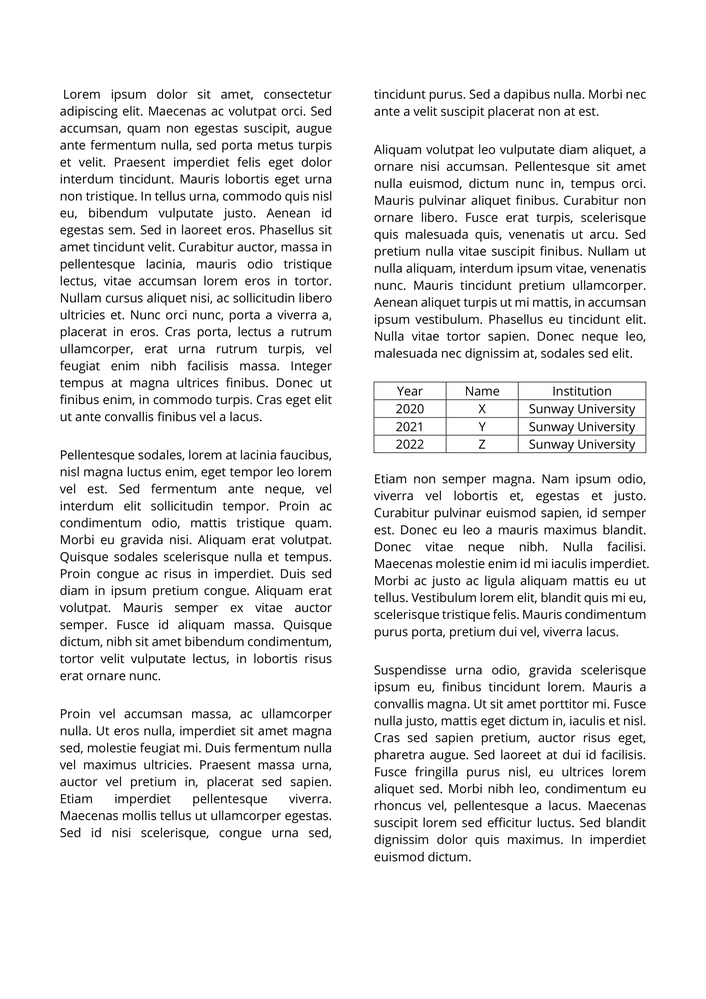
#> input picture Part B/008.png, 706 x 999 px, shrunk from 1654 x 2339 before the run
$ python main.py
#> lines starting #> are read from the running program, lines starting #| are printed output that depends on the picture; after the words box and inside, x2 and y2 are one past the last pixel; in counts of white or black regions, pixels touching at a corner belong together
import cv2
import numpy as np

# Function to remove table spanning all columns
def remove_long_table(ncol):
    table_row = []
    horizontal_projection1 = np.sum(
        binarizedImage, axis=1)
    # If the value of horizontal projection of a row is larger than 80% of
    # the width of paper, it is identified as the table border
    for row in range (horizontal_projection1.shape[0]):
        if horizontal_projection1[row] > 0.8 * ncol:
            table_row.append(row)
    # Set the region between borders of the table to be white colour,
    # removing the table from the paper
    if len(table_row) > 0:
        binarizedImage[table_row[0] : table_row[-1] + 1] = 0

# Function to extract paragraph starting and ending pixel values vertically
def vertical_extraction(binarizedImage):
    vertical_projection = np.sum(binarizedImage, axis=0)
    state = False
    first_pixel = []

    for column in range (vertical_projection.shape[0]):
        # When state changes from false to true, it indicates the starting point
        # of the paragraph, so add the pixel into the list
        if state == False:
            if vertical_projection[column] >= 1:
                state = True
                first_pixel.append(column)
        # When state changes from true to false, it indicates the ending point
        # of the paragraph, so add the pixel into the list
        if state == True:
            if vertical_projection[column] == 0:
                state = False
                first_pixel.append(column)
    return first_pixel

# Function to extract paragraph starting and ending pixel values horizontally
def horizontal_extraction(binarizedImage, interchange_pixel, col):
    state = False
    first_pixel = []
    row_pixel = []

    # Select region based on the col parameter, selected region = (2col-2, 2col-1)
    horizontal_projection_col = np.sum(binarizedImage[:,
                                interchange_pixel[col * 2 - 2]:
                                interchange_pixel[col * 2 - 1]], axis=1)

    for column in range(horizontal_projection_col.shape[0]):
        # When state changes from false to true, it is the starting point of
        # the paragraph/sentence, so add the pixel into the list
        if state == False:
            if horizontal_projection_col[column] >= 1:
                state = True
                first_pixel.append(column)
        # When state changes from true to false, it is the ending point of the
        # paragraph/sentence, so add the pixel into the list
        if state == True:
            if horizontal_projection_col[column] == 0:
                state = False
                first_pixel.append(column)

    # Append the starting point of the paragraph into the row_pixel
    row_pixel.append(first_pixel[0])

    difference = []

    # Calculate the differences between pixel value to differentiate between
    # paragraphs and sentences. Gaps between paragraphs should be much larger
    # than gaps between sentences
    for pixel_index in range(len(first_pixel) - 1):
        difference.append(first_pixel[pixel_index + 1] - first_pixel[pixel_index])

    for difference_index in range(len(difference)):
        # If difference is larger than the sentence gap threshold, it is considered as
        # starting and ending point of paragraph, append the value into row_pixel
        sentence_gap_size = 30
        gap_between_paragraph = 100
        if difference[difference_index] > sentence_gap_size * 1.5 and \
        difference[difference_index] < gap_between_paragraph:
            row_pixel.append(first_pixel[difference_index])
            row_pixel.append(first_pixel[difference_index + 1])

    # append the ending point of the paragraph into the row_pixel
    row_pixel.append(first_pixel[-1] + 1)

    return row_pixel

# Function to get the interchange pixel between white gap
# and content (used to determine if its an image)
def horizontal_extraction_image(binarizedImage, col):
    state = False
    first_pixel = []

    horizontal_projection_col = np.sum(binarizedImage, axis=1)
    for column in range(horizontal_projection_col.shape[0]):
        if state == False:
            if horizontal_projection_col[column] >= 1:
                state = True
                first_pixel.append(column)

        if state == True:
            if horizontal_projection_col[column] == 0:
                state = False
                first_pixel.append(column)

    return first_pixel

# Function to snapshot the paragraph based on the result from vertical and horizontal extraction
def paragraph(row_pixel, col_pixel, col, n):
    # shift 10 to leave some borders
    paragraph_snap = img[row_pixel[n * 2 - 2]-10 : row_pixel[n * 2 - 1]+10,
                         col_pixel[col*2-2]-10 : col_pixel[col*2-1]+10 ]
    # Check if the paragraph is an image, if yes, do not return the paragraph
    if not detected_images(paragraph_snap, n):
        return paragraph_snap
    else:
        return "Image detected"

# Function to detect if a paragraph is an image
def detected_images(paragraph_snap, current_paragraph):
    img = paragraph_snap
    GaussianFilter= cv2.GaussianBlur(img, (7,7), 0, cv2.BORDER_DEFAULT)
    _, img= cv2.threshold(GaussianFilter, 200, 255, cv2.THRESH_BINARY)
    img[img == 0] = 1
    img[img == 255] = 0

    # Get the horizontal paragraph starting and ending pixel values
    row_pixel_paragraph = horizontal_extraction_image(img, 1)

    # Check if there is only one row in the paragraph
    # If the number of values recorded is equals or lesser than 2, means there
    # are no gaps within the paragraph, means it is an image or table
    if len(row_pixel_paragraph) <= 2:
        return True
    else:
        return False

## Main Code ##

# Choose your image
img_name = "008"
img_type = ".png"
img = cv2.imread(img_name+img_type, 1)
#> img is the input picture: shape (999, 706, 3); min 0, max 255, mean 236.8
img = cv2.cvtColor(img, cv2.COLOR_BGR2GRAY)
#> img: shape (999, 706)
[nrow, ncol] = img.shape

# Apply filter to reduce noise
GaussianFilter= cv2.GaussianBlur(img, (7,7), 0, cv2.BORDER_DEFAULT)
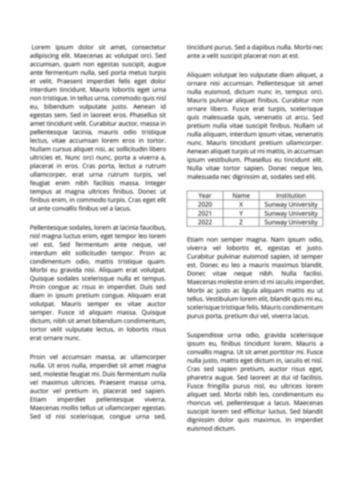
#> GaussianFilter: shape (999, 706) (shown at 1/2 size); min 137, max 255, mean 236.8
hist = cv2.calcHist([GaussianFilter], [0], None, [256], [0,256])
#> hist = 256 values, max 388089 at index 255, min 0 at index 0, mean 2755.1
# Binarized the image
_, binarizedImage = cv2.threshold(GaussianFilter, 200, 255, cv2.THRESH_BINARY)
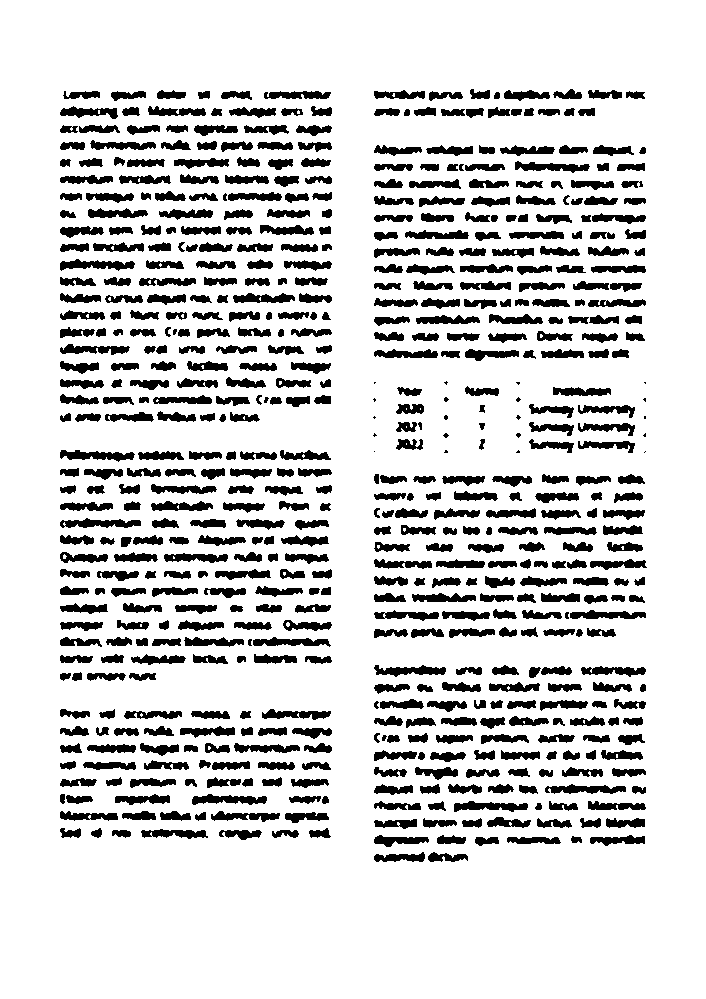
#> binarizedImage: shape (999, 706); 83.5% white; 608 black regions (21 under 20 px), largest, box (x1, y1, x2, y2) and area: (60, 259, 135, 271) 520, (60, 450, 135, 462) 520, (60, 518, 141, 528) 513

# White is 0, black is 1
binarizedImage[binarizedImage == 0] = 1
binarizedImage[binarizedImage == 255] = 0

# Remove table spanning all columns
remove_long_table(ncol)
#> in remove_long_table, `horizontal_projection1 = np.sum( binarizedImage, axis=1)`: horizontal_projection1 = 999 values, max 427 at index 301, min 0 at index 0, mean 116.5
#> after the loop in remove_long_table, `for row in range (horizontal_projection1.shape[0]):`: table_row = []

# Get vertical starting and ending points of paragraph
col_pixel = vertical_extraction(binarizedImage)
#> in vertical_extraction, `vertical_projection = np.sum(binarizedImage, axis=0)`: vertical_projection = 706 values, max 302 at index 62, min 0 at index 0, mean 164.9
#> after the loop in vertical_extraction, `for column in range (vertical_projection.shape[0]):`: first_pixel = [60, 332, 373, 647]; state = False
#> col_pixel = [60, 332, 373, 647]

page_count = 1
num_of_col = len(col_pixel)//2
#> num_of_col = 2

# Loop through every column in the paper
for cols in range(1, num_of_col+1):
    # Get horizontal starting and ending points of paragraph
    row_pixel = horizontal_extraction(binarizedImage, col_pixel, cols)
    num_of_row = len(row_pixel)//2
    for rows in range(1, num_of_row+1):
        # Snapshot the paragraph
        paragraph_snap = paragraph(row_pixel, col_pixel, cols, rows)
        # If the paragraph is not identified as an image, output the image
        if not np.array_equal(paragraph_snap, "Image detected"):
            filename = img_name + "_paragraph_"+ str(page_count)+".png"
            cv2.imwrite(filename, paragraph_snap)
            page_count+=1
#> this loop made 2 passes
#> (row_pixel, num_of_row) on pass 1: ([90, 841], 1)
#> pass 1, in paragraph, `paragraph_snap = img[row_pixel[n * 2 - 2]-10 : row_pixel[n * 2 - 1]+10..`:
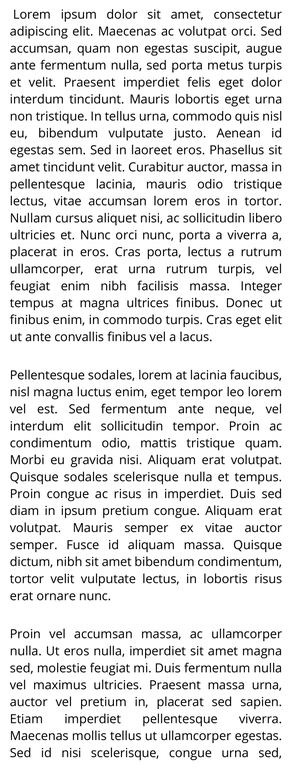
#> paragraph_snap: shape (771, 292); min 0, max 255, mean 226.4
#> pass 1, in detected_images, `GaussianFilter= cv2.GaussianBlur(img, (7,7), 0, cv2.BORDER_DEFAULT)`:
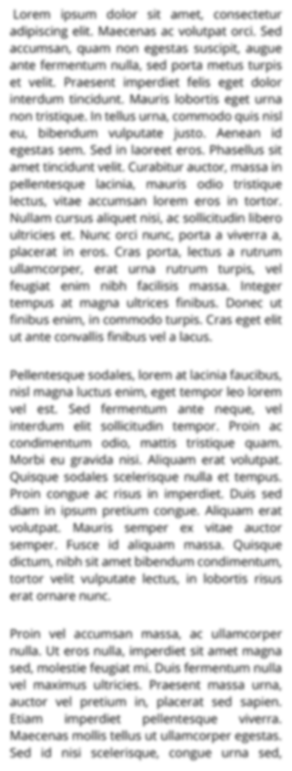
#> GaussianFilter: shape (771, 292); min 137, max 255, mean 226.4
#> pass 1, in detected_images, `_, img= cv2.threshold(GaussianFilter, 200, 255, cv2.THRESH_BINARY)`:
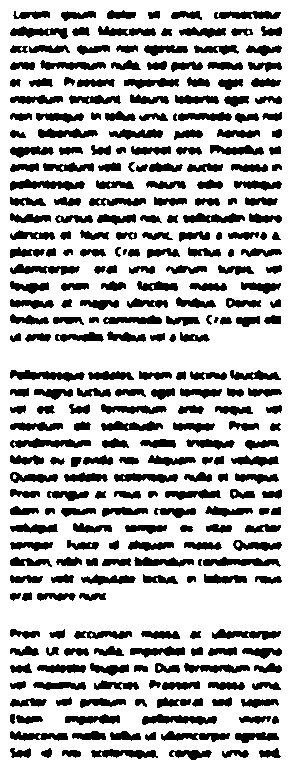
#> img: shape (771, 292); 73.4% white; 298 black regions (1 under 20 px), largest, box (x1, y1, x2, y2) and area: (10, 179, 85, 191) 520, (10, 370, 85, 382) 520, (10, 438, 91, 448) 513
#> pass 2, in paragraph (call 2), `paragraph_snap = img[row_pixel[n * 2 - 2]-10 : row_pixel[n * 2 - 1]+10..`:
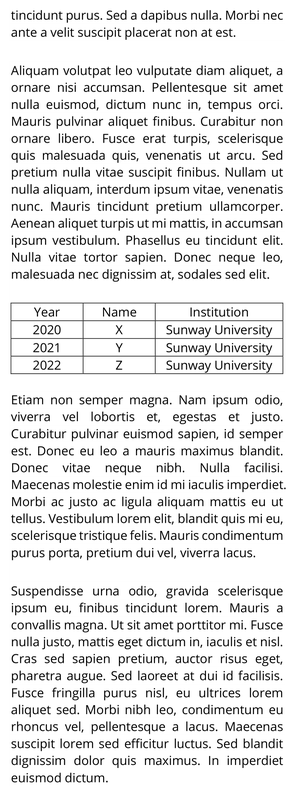
#> paragraph_snap: shape (794, 294); min 0, max 255, mean 227.6
#> after the loop, page_count = 3

$ run again, with Part B/001.png copied over Part B/008.png
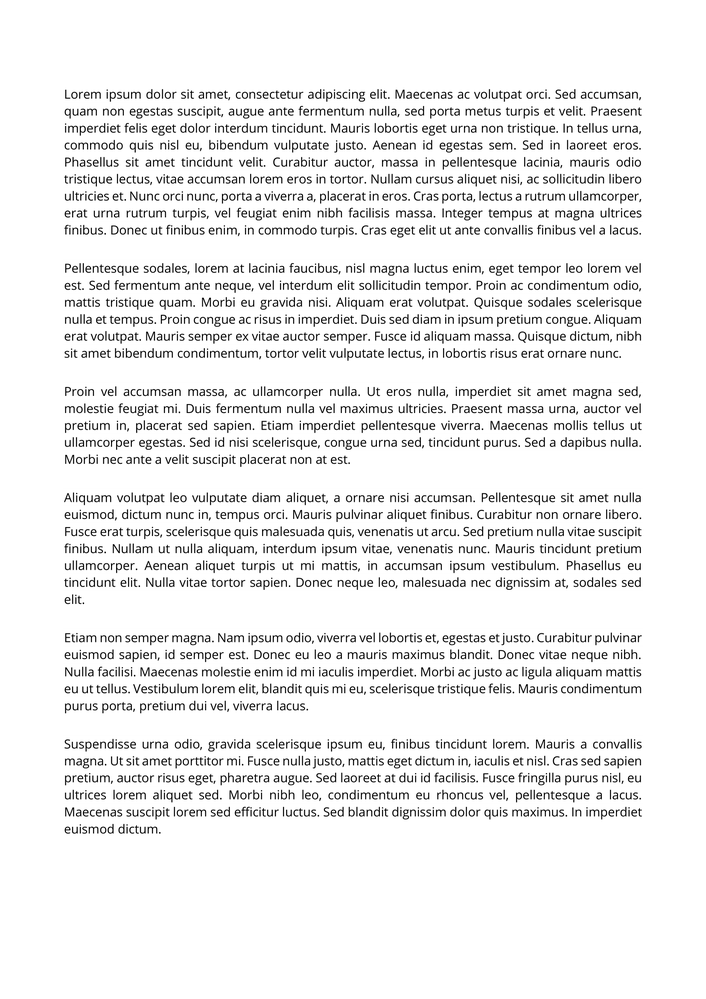
#> input picture Part B/001.png, 706 x 999 px, shrunk from 1654 x 2339 before the run
#> img is the input picture: shape (999, 706, 3); min 0, max 255, mean 237.8
#> hist = 256 values, max 410364 at index 255, min 0 at index 0, mean 2755.1
#> `_, binarizedImage = cv2.threshold(GaussianFilter, 200, 255, cv2.THRESH..`:
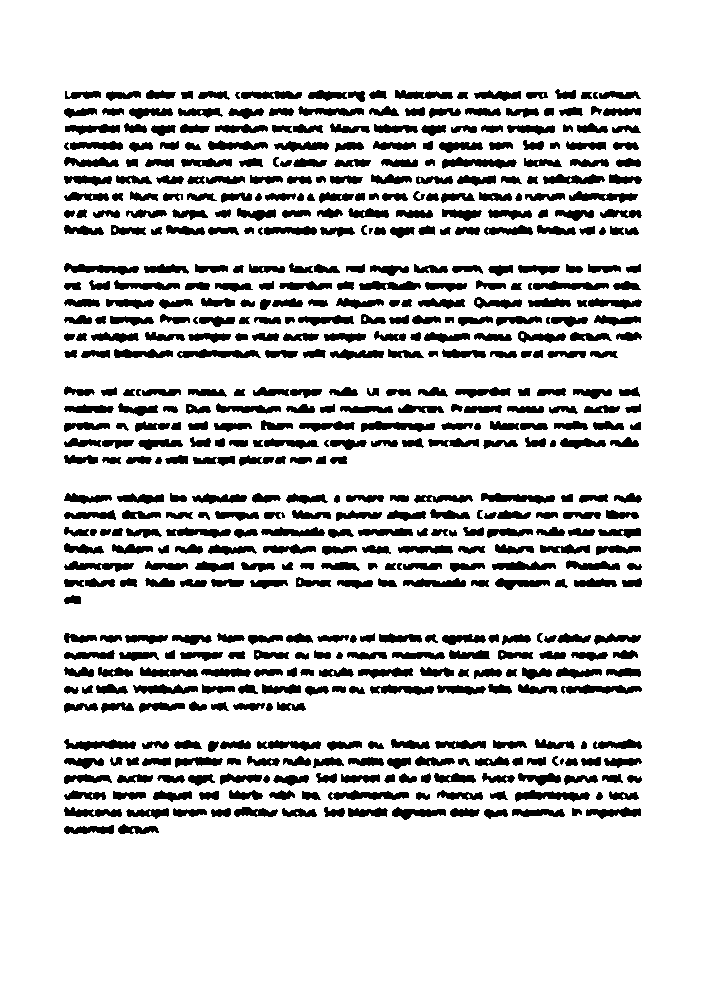
#> binarizedImage: shape (999, 706); 84.1% white; 581 black regions (2 under 20 px), largest, box (x1, y1, x2, y2) and area: (515, 790, 590, 802) 520, (442, 157, 517, 169) 516, (328, 790, 409, 800) 512
#> horizontal_projection1 = 999 values, max 500 at index 812, min 0 at index 0, mean 112.4
#> after the loop in remove_long_table, `for row in range (horizontal_projection1.shape[0]):`: table_row = []
#> vertical_projection = 706 values, max 283 at index 66, min 0 at index 0, mean 159
#> after the loop in vertical_extraction, `for column in range (vertical_projection.shape[0]):`: first_pixel = [64, 642]; state = False
#> col_pixel = [64, 642]
#> num_of_col = 1
#> the loop `for cols in range(1, num_of_col+1):` made 1 pass
#> (row_pixel, num_of_row) on pass 1: ([89, 835], 1)
#> pass 1, in detected_images, `_, img= cv2.threshold(GaussianFilter, 200, 255, cv2.THRESH_BINARY)`:
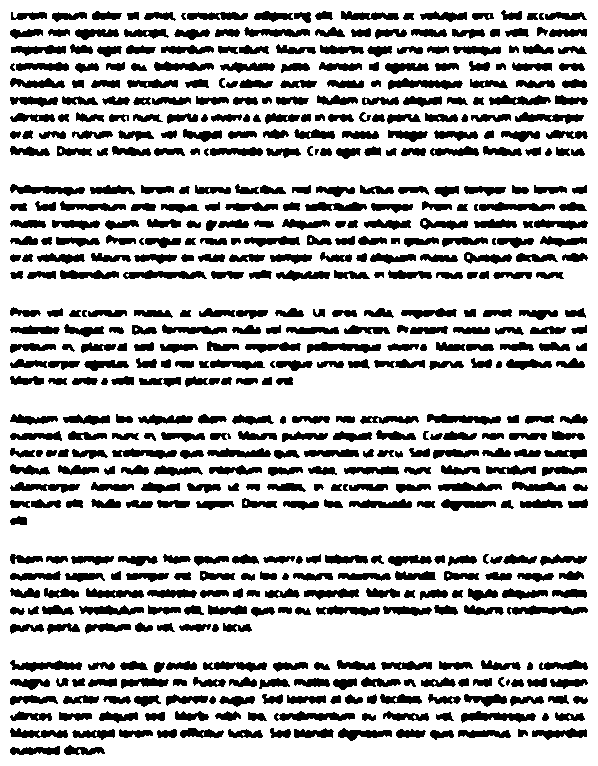
#> img: shape (766, 598); 75.5% white; 581 black regions (2 under 20 px), largest, box (x1, y1, x2, y2) and area: (461, 711, 536, 723) 520, (388, 78, 463, 90) 516, (274, 711, 355, 721) 512
#> after the loop `for cols in range(1, num_of_col+1):`: page_count = 2

$ run again, with Part B/002.png copied over Part B/008.png
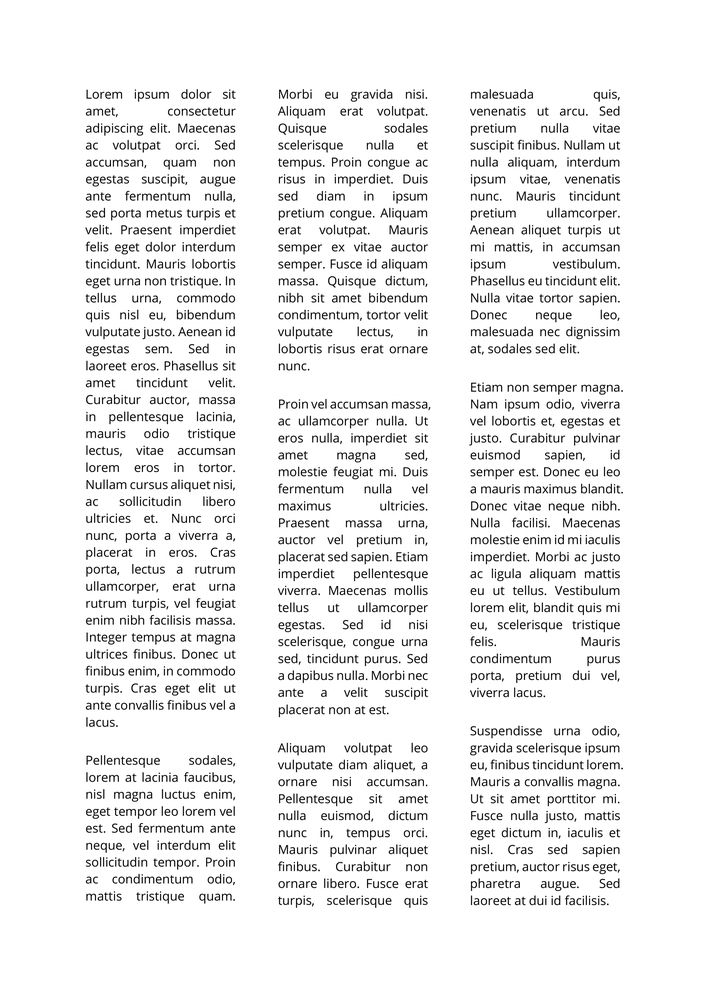
#> input picture Part B/002.png, 706 x 999 px, shrunk from 1654 x 2339 before the run
#> img is the input picture: shape (999, 706, 3); min 0, max 255, mean 238.9
#> hist = 256 values, max 425430 at index 255, min 0 at index 0, mean 2755.1
#> `_, binarizedImage = cv2.threshold(GaussianFilter, 200, 255, cv2.THRESH..`:
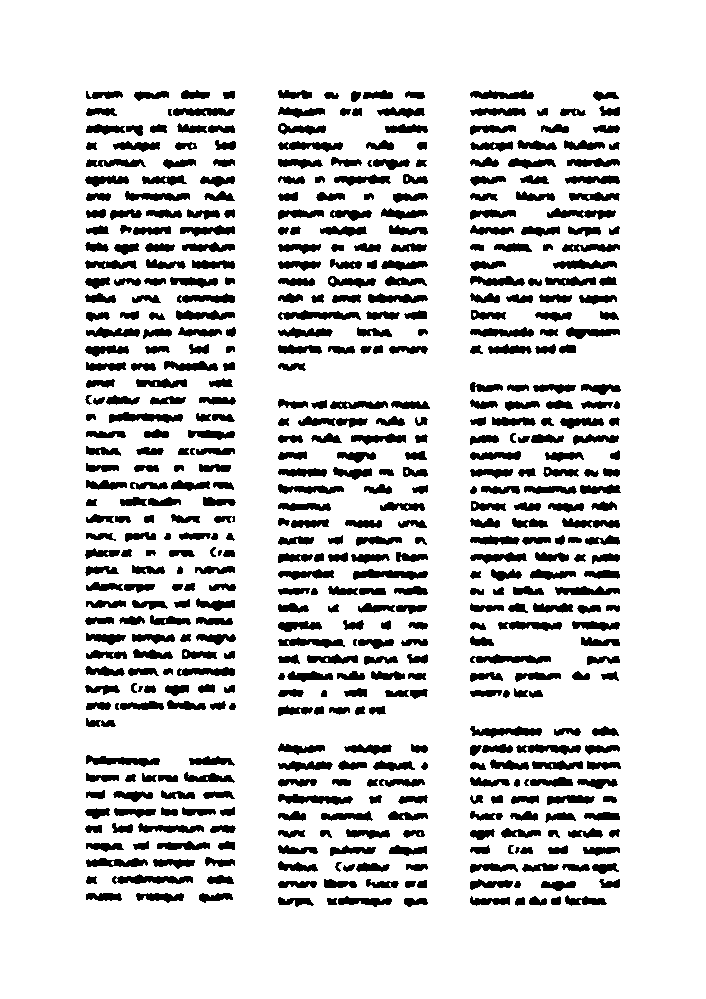
#> binarizedImage: shape (999, 706); 85.1% white; 541 black regions (1 under 20 px), largest, box (x1, y1, x2, y2) and area: (278, 310, 361, 320) 518, (112, 874, 193, 884) 508, (353, 569, 428, 580) 506
#> horizontal_projection1 = 999 values, max 376 at index 281, min 0 at index 0, mean 105.1
#> after the loop in remove_long_table, `for row in range (horizontal_projection1.shape[0]):`: table_row = []
#> vertical_projection = 706 values, max 348 at index 472, min 0 at index 0, mean 148.8
#> after the loop in vertical_extraction, `for column in range (vertical_projection.shape[0]):`: first_pixel = [85, 236, 278, 430, 470, 621]; state = False
#> col_pixel = [85, 236, 278, 430, 470, 621]
#> num_of_col = 3
#> the loop `for cols in range(1, num_of_col+1):` made 3 passes
#> row_pixel on passes 2 to 3: [90, 908], [90, 907]
#> pass 2, in paragraph (call 2), `paragraph_snap = img[row_pixel[n * 2 - 2]-10 : row_pixel[n * 2 - 1]+10..`:
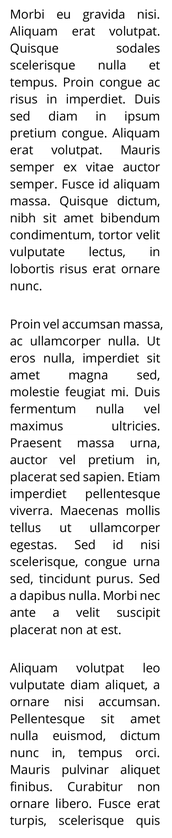
#> paragraph_snap: shape (838, 172); min 0, max 255, mean 229.5
#> after the loop `for cols in range(1, num_of_col+1):`: page_count = 4
